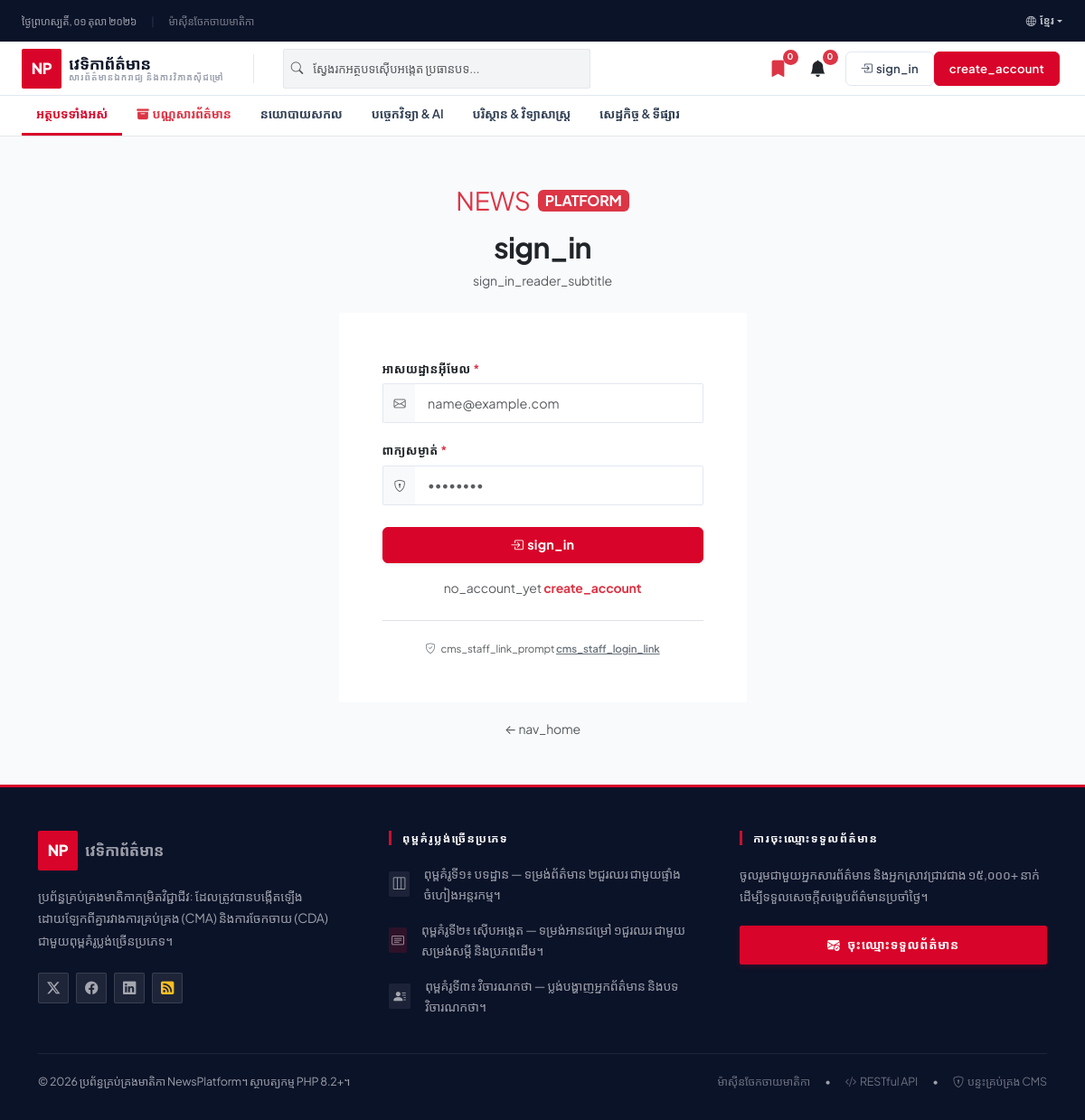
The app's page /login.php?lang=kh with its own data.
### tables this page shows
CREATE TABLE IF NOT EXISTS `categories` (
  `id` INT AUTO_INCREMENT PRIMARY KEY,
  `name` VARCHAR(100) NOT NULL,
  `slug` VARCHAR(100) NOT NULL UNIQUE,
  `description` VARCHAR(255) NULL,
  `created_at` DATETIME NOT NULL DEFAULT CURRENT_TIMESTAMP
);

### templates/layouts/header-public.php (the view, shortened to what the rows shown need)
<?php
require_once __DIR__ . '/../../src/Core/helpers.php';
$currentLang = $_SESSION['lang'] ?? 'en';
?>
<!DOCTYPE html>
<html lang="<?= e($currentLang) ?>">
<head>
    <link href="https://cdn.jsdelivr.net/npm/bootstrap@5.3.2/dist/css/bootstrap.min.css" rel="stylesheet">
    <link rel="stylesheet" href="https://cdn.jsdelivr.net/npm/bootstrap-icons@1.11.1/font/bootstrap-icons.css">
    <link rel="stylesheet" href="<?= url('assets/css/style.css') ?>">
</head>
<body class="d-flex flex-column min-vh-100">
    <div class="nav-category-toolbar" style="background:#fff; border-bottom:1px solid #e5e7eb;">
        <div class="container-fluid px-3 px-md-4">
            <div class="nav-category-scroll">
                <a href="<?= url('index.php') ?>"
                    class="nav-category-link <?= empty($activeCategoryId) && basename($_SERVER['PHP_SELF']) !== 'archive.php' ? 'active' : '' ?>">
                    <?= __('all_stories') ?>
                </a>
                <a href="<?= url('archive.php') ?>"
                    class="nav-category-link fw-bold text-danger <?= basename($_SERVER['PHP_SELF']) === 'archive.php' ? 'active' : '' ?>">
                    <i class="bi bi-archive-fill me-1"></i><?= __('nav_archive') ?>
                </a>
                <?php
                $catNavDb = \App\Core\Database::getInstance();
                $catNavList = $catNavDb->fetchAll("SELECT * FROM categories ORDER BY name ASC");
                foreach ($catNavList as $cItem) {
                    ?>
                    <a href="<?= url('index.php?category=' . $cItem['id']) ?>"
                        class="nav-category-link <?= (isset($activeCategoryId) && (int) $activeCategoryId === (int) $cItem['id']) ? 'active' : '' ?>">
                        <?= e(cat_name($cItem['name'])) ?>
                    </a>
                <?php } ?>
            </div>
        </div>
    </div>
    <main class="flex-grow-1" style="background:#f9f9f9;">

### records on screen
categories: name "នយោបាយសកល"
categories: name "បច្ចេកវិទ្យា & AI"
categories: name "បរិស្ថាន & វិទ្យាសាស្ត្រ"
categories: name "សេដ្ឋកិច្ច & ទីផ្សារ"

### other values on screen
__('cda_badge') "ម៉ាស៊ីនចែកចាយមាតិកា"
__('site_title') "វេទិកាព័ត៌មាន"
__('site_tagline') "សារព័ត៌មានឯករាជ្យ និងការវិភាគស៊ីជម្រៅ"
__('sign_in') "sign_in"
__('create_account') "create_account"
__('all_stories') "អត្ថបទទាំងអស់"
__('nav_archive') "បណ្ណសារព័ត៌មាន"
__('sign_in_reader_subtitle') "sign_in_reader_subtitle"
__('email_address') "អាសយដ្ឋានអ៊ីមែល"
__('password_label') "ពាក្យសម្ងាត់"
__('no_account_yet') "no_account_yet"
__('cms_staff_link_prompt') "cms_staff_link_prompt"
__('cms_staff_login_link') "cms_staff_login_link"
__('nav_home') "nav_home"
__('footer_desc') "ប្រព័ន្ធគ្រប់គ្រងមាតិកាកម្រិតវិជ្ជាជីវៈ ដែលត្រូវបានបង្កើតឡើងដោយឡែកពីគ្នារវាងការគ្រប់គ្រង (CMA) និងការចែកចាយ (CDA) ជាមួយពុម្ពគំរូប្លង់ច្រើនប្រភេទ។"
